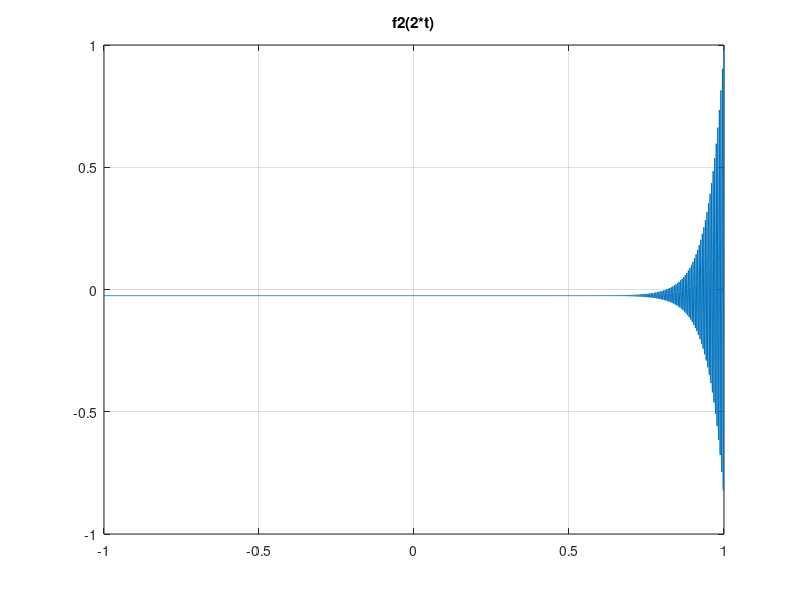
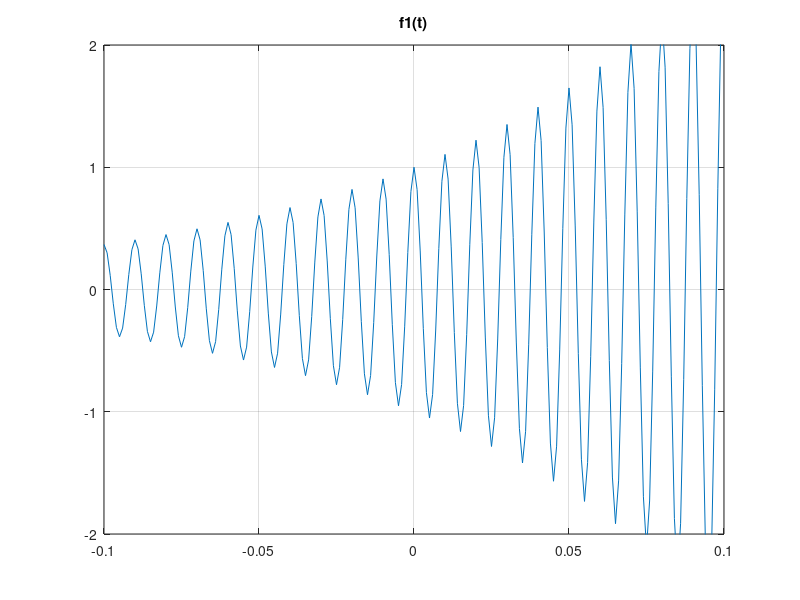
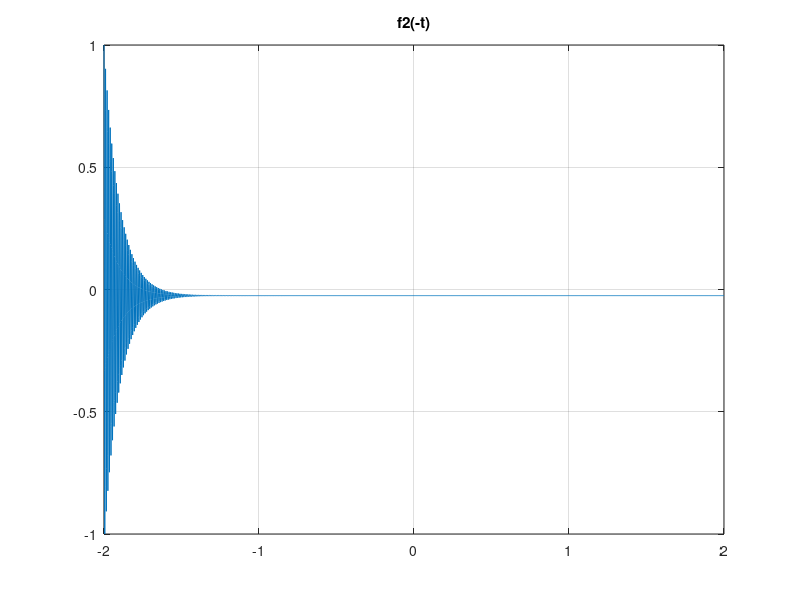

Recreate these plots in MATLAB, in order.
%% ECEN 110L, Linear Systems
%% Lab 2: Signal Transformations and Sounds                                    .

%% 2. Sounds: Listening to Signals
% Step 1 & 2
t1 = (-0.1):0.001:0.1;
f1 = exp(10 * t1) .* cos(2 * pi * 100 * t1);

figure;

plot(t1, f1);
title('f1(t)');
grid on;
axis([-0.1 0.1 -2 2]);

% Step 3
t2 = -2:0.001:2;
f2 = exp(10 * t2) .* cos(2 * pi * 100 * t2);

sound(f2)
pause(2)

% Step 4
f2 = normalize(f2, 'range', [-1,1]);

% Step 5
f3 = flip(f2);

figure;

plot(t2, f3);
title('f2(-t)');
grid on;
axis([-2 2 -1 1]);

sound(f3)
pause(2)

% Step 6
f4 = downsample(f2,2);

figure;

plot(-1:0.001:1, f4);
title('f2(2*t)');
grid on;
axis([-1 1 -1 1]);

saveas(gcf,'Lab2-P1.png');

sound(f4)
pause(2)
